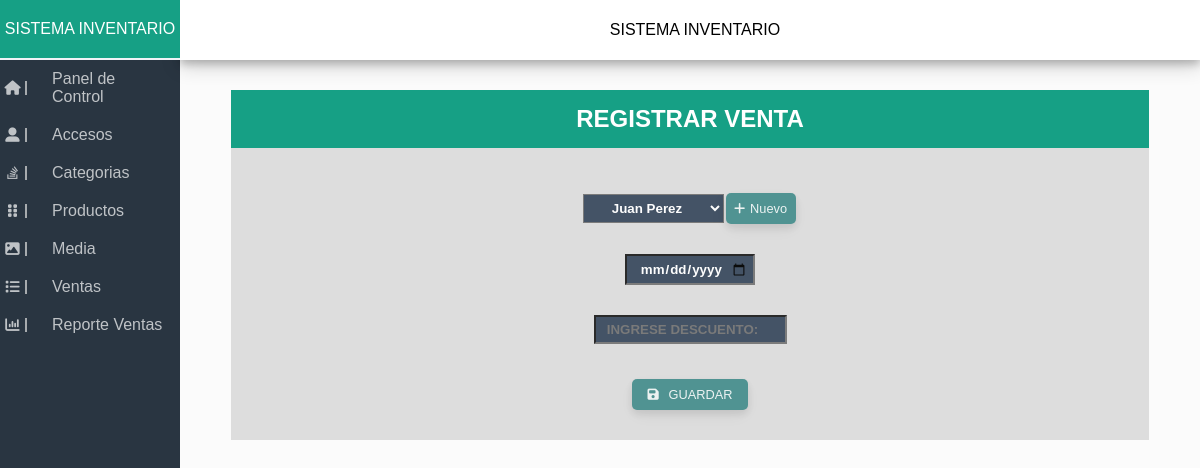
Before: /index.php?m=index&url=Ventas&table=Cliente with the older database file.
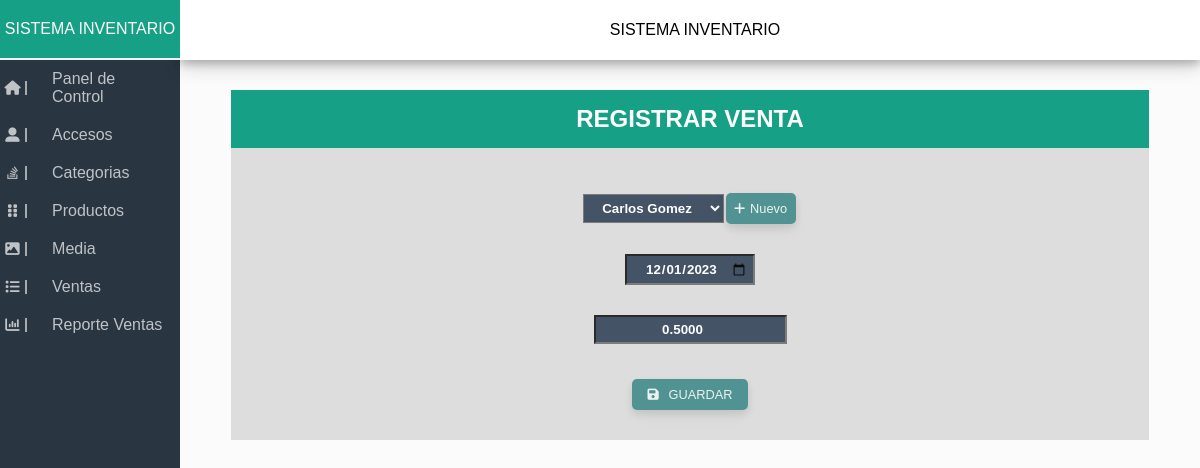
After: the same page with the newer database file.
### tables this page shows
CREATE TABLE Venta(
	Codigo INT AUTO_INCREMENT PRIMARY KEY,
    CodCliente INT NOT NULL,
    Fecha DATE NOT NULL,
    Descuento DECIMAL(5,4) DEFAULT 0.00,
    MontoFinal DECIMAL(8,2),
    FOREIGN KEY (CodCliente) REFERENCES Cliente(Codigo)
);

CREATE TABLE Cliente(
	Codigo INT AUTO_INCREMENT PRIMARY KEY,
    Nombre VARCHAR(30) NOT NULL,
    Direccion VARCHAR(30) NOT NULL,
    Telefono INT(9) NOT NULL
);

### controlador/index.php (called while the page is built, shortened)
<?php
    require_once("modelo/index.php");
    class Controller{
        static function index(){
            $url = $_REQUEST['url'];
            require_once("vista/$url.php");
        }
    }
?>

### modelo/index.php (called while the page is built, shortened)
<?php
    class Modelo{
        public $db;
        private $datos;
        public function __construct(){
            $this->db = new PDO('mysql:host=localhost;dbname=Inventario',"root","");
        }
        public function consulta($query, $Assoc){
            $resultado = $this->db->query($query);
            if ($resultado) {
                if ($Assoc) {
                    $this->datos = $resultado->fetchAll(PDO::FETCH_ASSOC);
                }
                else {
                    $this->datos = $resultado->fetchAll(PDO::FETCH_NUM);
                }
                return $this->datos;
            }else {
                echo "Error en la consulta";
                return;
            }
         }
    }
?>

### vista/Ventas.php (the view, shortened to what this page needs)
<?php $Model = new Modelo(); ?>
<?php
$CodVenta = $Model->consulta("SELECT * FROM Venta ORDER BY Codigo DESC LIMIT 1;",1);
?>
<div class="Stats Venta">
    <div class="ContainerVenta">
        <div class="Form vent" style="width: 100%;">
            <h2 class="text-center">REGISTRAR VENTA</h2>
            <form action="" method="get">
                <?php
                    $NVenta =  $Model->consulta("DESCRIBE Venta",1);
                    foreach ($NVenta as $key):
                        $NCampo = $key['Field'];
                        if (!str_contains($NCampo, 'Codigo') && !str_contains($NCampo, 'Monto')):?>
                            <?php if (str_contains($NCampo, 'CodCliente')):?>
                                <div class="Option-Btn">
                                    <select class="Input" value="CodCliente" name="CodCliente">
                                        <?php
                                        $Clientes =  $Model->consulta("SELECT * FROM Cliente",1);
                                        if ($Clientes):
                                            foreach ($Clientes as $cl):?>
                                                    <option value="<?php echo $cl['Codigo'] ?>" <?php echo ($cl['Codigo'] == $CodVenta[0]['CodCliente']) ? "selected" : ""; ?> ><?php echo $cl['Nombre']?></option>
                                            <?php endforeach; ?>
                                        <?php endif ?>
                                    </select> <br>
                                    <div>
                                        <a class="btn new" style="width: 70px; font-size: 1em;" onclick="openModal()">
                                                <i class="fa-solid fa-plus fa-fade"></i>
                                                <p>Nuevo</p>
                                        </a>
                                    </div>
                                </div>
                            <?php else:
                                $type = (str_contains($key['Type'], 'int') || str_contains($key['Type'], 'decimal')) ? 'number" step="0.01' : ((str_contains($key['Type'], 'date')) ? 'date' : 'text');?>
                                <?php
                                    if ($CodVenta):?>
                                        <input class="Input" type="<?php echo $type ?>" value="<?php echo $CodVenta[0][strval($NCampo)] ?>" name="<?php echo strval($NCampo)?>" required> <br>
                                    <?php else:?>
                                        <input class="Input" type="<?php echo $type ?>" placeholder="INGRESE <?php echo strtoupper($NCampo)?>:" name="<?php echo strval($NCampo)?>" required> <br>
                                <?php endif ?>
                            <?php endif ?>
                        <?php endif ?>
                    <?php endforeach; ?>
                <a class="btn save">
                <i class="fa-solid fa-floppy-disk fa-shake"></i>
                    <input type="submit"  name="btn" value="GUARDAR">
                </a> <br>
            </form>
        </div>
    </div>
</div>

Changed rows visible on the page:
added venta: CodCliente "Carlos Gomez"
Other visible differences:
new list line: "12/01/2023"
list line gone: "INGRESE DESCUENTO:"
new list line: "0.5000"
list line gone: "Juan Perez"
